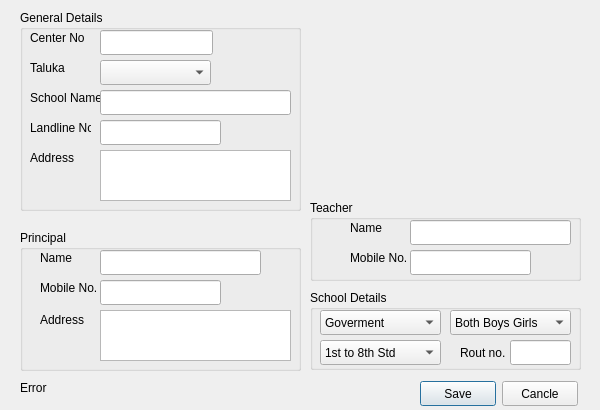
<?xml version="1.0" encoding="UTF-8"?>
<ui version="4.0">
 <class>SchoolDialog</class>
 <widget class="QDialog" name="SchoolDialog">
  <property name="geometry">
   <rect>
    <x>0</x>
    <y>0</y>
    <width>600</width>
    <height>410</height>
   </rect>
  </property>
  <property name="windowTitle">
   <string>Dialog</string>
  </property>
  <widget class="QGroupBox" name="groupBox">
   <property name="geometry">
    <rect>
     <x>20</x>
     <y>230</y>
     <width>281</width>
     <height>141</height>
    </rect>
   </property>
   <property name="title">
    <string>Principal</string>
   </property>
   <widget class="QLineEdit" name="lineEditPrincipal">
    <property name="geometry">
     <rect>
      <x>80</x>
      <y>20</y>
      <width>161</width>
      <height>25</height>
     </rect>
    </property>
    <property name="minimumSize">
     <size>
      <width>0</width>
      <height>25</height>
     </size>
    </property>
   </widget>
   <widget class="QLineEdit" name="lineEditPrincipalMobNo">
    <property name="geometry">
     <rect>
      <x>80</x>
      <y>50</y>
      <width>121</width>
      <height>25</height>
     </rect>
    </property>
    <property name="minimumSize">
     <size>
      <width>0</width>
      <height>25</height>
     </size>
    </property>
   </widget>
   <widget class="QTextEdit" name="textEditPrincipalAddress">
    <property name="geometry">
     <rect>
      <x>80</x>
      <y>80</y>
      <width>191</width>
      <height>51</height>
     </rect>
    </property>
    <property name="tabChangesFocus">
     <bool>true</bool>
    </property>
   </widget>
   <widget class="QLabel" name="label_5">
    <property name="geometry">
     <rect>
      <x>20</x>
      <y>20</y>
      <width>61</width>
      <height>16</height>
     </rect>
    </property>
    <property name="text">
     <string>Name</string>
    </property>
   </widget>
   <widget class="QLabel" name="label_6">
    <property name="geometry">
     <rect>
      <x>20</x>
      <y>50</y>
      <width>61</width>
      <height>16</height>
     </rect>
    </property>
    <property name="text">
     <string>Mobile No.</string>
    </property>
   </widget>
  </widget>
  <widget class="QGroupBox" name="groupBox_2">
   <property name="geometry">
    <rect>
     <x>310</x>
     <y>200</y>
     <width>271</width>
     <height>81</height>
    </rect>
   </property>
   <property name="title">
    <string>Teacher</string>
   </property>
   <widget class="QLineEdit" name="lineEditTeacherMobNo">
    <property name="geometry">
     <rect>
      <x>100</x>
      <y>50</y>
      <width>121</width>
      <height>25</height>
     </rect>
    </property>
    <property name="minimumSize">
     <size>
      <width>0</width>
      <height>25</height>
     </size>
    </property>
   </widget>
   <widget class="QLineEdit" name="lineEditTeacherName">
    <property name="geometry">
     <rect>
      <x>100</x>
      <y>20</y>
      <width>161</width>
      <height>25</height>
     </rect>
    </property>
    <property name="minimumSize">
     <size>
      <width>0</width>
      <height>25</height>
     </size>
    </property>
   </widget>
   <widget class="QLabel" name="label_10">
    <property name="geometry">
     <rect>
      <x>40</x>
      <y>20</y>
      <width>61</width>
      <height>16</height>
     </rect>
    </property>
    <property name="text">
     <string>Name</string>
    </property>
   </widget>
   <widget class="QLabel" name="label_9">
    <property name="geometry">
     <rect>
      <x>40</x>
      <y>50</y>
      <width>61</width>
      <height>16</height>
     </rect>
    </property>
    <property name="text">
     <string>Mobile No.</string>
    </property>
   </widget>
  </widget>
  <widget class="QGroupBox" name="groupBox_3">
   <property name="geometry">
    <rect>
     <x>310</x>
     <y>290</y>
     <width>271</width>
     <height>80</height>
    </rect>
   </property>
   <property name="title">
    <string>School Details</string>
   </property>
   <widget class="QComboBox" name="comboBoxType">
    <property name="geometry">
     <rect>
      <x>10</x>
      <y>20</y>
      <width>121</width>
      <height>25</height>
     </rect>
    </property>
    <property name="minimumSize">
     <size>
      <width>0</width>
      <height>25</height>
     </size>
    </property>
    <item>
     <property name="text">
      <string>Goverment</string>
     </property>
    </item>
    <item>
     <property name="text">
      <string>Grand in Aid</string>
     </property>
    </item>
    <item>
     <property name="text">
      <string>Local body</string>
     </property>
    </item>
   </widget>
   <widget class="QComboBox" name="comboBoxStd">
    <property name="geometry">
     <rect>
      <x>10</x>
      <y>50</y>
      <width>121</width>
      <height>25</height>
     </rect>
    </property>
    <property name="minimumSize">
     <size>
      <width>0</width>
      <height>25</height>
     </size>
    </property>
    <item>
     <property name="text">
      <string>1st to 8th Std</string>
     </property>
    </item>
    <item>
     <property name="text">
      <string>1st to 5th Std</string>
     </property>
    </item>
    <item>
     <property name="text">
      <string>6th to 8th Std</string>
     </property>
    </item>
   </widget>
   <widget class="QComboBox" name="comboBoxGender">
    <property name="geometry">
     <rect>
      <x>140</x>
      <y>20</y>
      <width>121</width>
      <height>25</height>
     </rect>
    </property>
    <property name="minimumSize">
     <size>
      <width>0</width>
      <height>25</height>
     </size>
    </property>
    <item>
     <property name="text">
      <string>Both Boys Girls</string>
     </property>
    </item>
    <item>
     <property name="text">
      <string>Boys</string>
     </property>
    </item>
    <item>
     <property name="text">
      <string>Girls</string>
     </property>
    </item>
   </widget>
   <widget class="QLineEdit" name="lineEditRoutNo">
    <property name="geometry">
     <rect>
      <x>200</x>
      <y>50</y>
      <width>61</width>
      <height>25</height>
     </rect>
    </property>
    <property name="minimumSize">
     <size>
      <width>0</width>
      <height>25</height>
     </size>
    </property>
   </widget>
   <widget class="QLabel" name="labelRoutNo">
    <property name="geometry">
     <rect>
      <x>150</x>
      <y>50</y>
      <width>46</width>
      <height>25</height>
     </rect>
    </property>
    <property name="minimumSize">
     <size>
      <width>0</width>
      <height>25</height>
     </size>
    </property>
    <property name="text">
     <string>Rout no.</string>
    </property>
   </widget>
  </widget>
  <widget class="QLabel" name="label_8">
   <property name="geometry">
    <rect>
     <x>40</x>
     <y>310</y>
     <width>61</width>
     <height>20</height>
    </rect>
   </property>
   <property name="text">
    <string>Address</string>
   </property>
  </widget>
  <widget class="QWidget" name="layoutWidget">
   <property name="geometry">
    <rect>
     <x>420</x>
     <y>380</y>
     <width>158</width>
     <height>27</height>
    </rect>
   </property>
   <layout class="QHBoxLayout" name="horizontalLayout">
    <item>
     <widget class="QPushButton" name="pushButtonSave">
      <property name="minimumSize">
       <size>
        <width>0</width>
        <height>25</height>
       </size>
      </property>
      <property name="text">
       <string>Save</string>
      </property>
     </widget>
    </item>
    <item>
     <widget class="QPushButton" name="pushButtonCancle">
      <property name="minimumSize">
       <size>
        <width>0</width>
        <height>25</height>
       </size>
      </property>
      <property name="text">
       <string>Cancle</string>
      </property>
     </widget>
    </item>
   </layout>
  </widget>
  <widget class="QLabel" name="labelError">
   <property name="geometry">
    <rect>
     <x>20</x>
     <y>380</y>
     <width>201</width>
     <height>16</height>
    </rect>
   </property>
   <property name="text">
    <string>Error</string>
   </property>
  </widget>
  <widget class="QGroupBox" name="groupBoxGeneralDetails">
   <property name="geometry">
    <rect>
     <x>20</x>
     <y>10</y>
     <width>281</width>
     <height>201</height>
    </rect>
   </property>
   <property name="title">
    <string>General Details</string>
   </property>
   <widget class="QLabel" name="label">
    <property name="geometry">
     <rect>
      <x>10</x>
      <y>20</y>
      <width>71</width>
      <height>16</height>
     </rect>
    </property>
    <property name="text">
     <string>Center No</string>
    </property>
   </widget>
   <widget class="QLabel" name="label_2">
    <property name="geometry">
     <rect>
      <x>10</x>
      <y>50</y>
      <width>71</width>
      <height>16</height>
     </rect>
    </property>
    <property name="text">
     <string>Taluka</string>
    </property>
   </widget>
   <widget class="QLineEdit" name="lineEditCenterNo">
    <property name="geometry">
     <rect>
      <x>80</x>
      <y>20</y>
      <width>113</width>
      <height>25</height>
     </rect>
    </property>
    <property name="minimumSize">
     <size>
      <width>0</width>
      <height>25</height>
     </size>
    </property>
   </widget>
   <widget class="QLabel" name="label_4">
    <property name="geometry">
     <rect>
      <x>10</x>
      <y>140</y>
      <width>71</width>
      <height>16</height>
     </rect>
    </property>
    <property name="text">
     <string>Address</string>
    </property>
   </widget>
   <widget class="QLabel" name="label_3">
    <property name="geometry">
     <rect>
      <x>10</x>
      <y>80</y>
      <width>71</width>
      <height>16</height>
     </rect>
    </property>
    <property name="text">
     <string>School Name</string>
    </property>
   </widget>
   <widget class="QLineEdit" name="lineEditSchoolName">
    <property name="geometry">
     <rect>
      <x>80</x>
      <y>80</y>
      <width>191</width>
      <height>25</height>
     </rect>
    </property>
    <property name="minimumSize">
     <size>
      <width>0</width>
      <height>25</height>
     </size>
    </property>
   </widget>
   <widget class="QComboBox" name="comboBoxTaluka">
    <property name="geometry">
     <rect>
      <x>80</x>
      <y>50</y>
      <width>111</width>
      <height>25</height>
     </rect>
    </property>
    <property name="minimumSize">
     <size>
      <width>0</width>
      <height>25</height>
     </size>
    </property>
   </widget>
   <widget class="QTextEdit" name="textEditSchoolAddress">
    <property name="geometry">
     <rect>
      <x>80</x>
      <y>140</y>
      <width>191</width>
      <height>51</height>
     </rect>
    </property>
    <property name="tabChangesFocus">
     <bool>true</bool>
    </property>
   </widget>
  </widget>
  <widget class="QLabel" name="label_7">
   <property name="geometry">
    <rect>
     <x>30</x>
     <y>120</y>
     <width>61</width>
     <height>16</height>
    </rect>
   </property>
   <property name="text">
    <string>Landline No.</string>
   </property>
  </widget>
  <widget class="QLineEdit" name="lineEditPrincipalLandNo">
   <property name="geometry">
    <rect>
     <x>100</x>
     <y>120</y>
     <width>121</width>
     <height>25</height>
    </rect>
   </property>
   <property name="minimumSize">
    <size>
     <width>0</width>
     <height>25</height>
    </size>
   </property>
  </widget>
 </widget>
 <tabstops>
  <tabstop>lineEditCenterNo</tabstop>
  <tabstop>comboBoxTaluka</tabstop>
  <tabstop>lineEditSchoolName</tabstop>
  <tabstop>lineEditPrincipalLandNo</tabstop>
  <tabstop>textEditSchoolAddress</tabstop>
  <tabstop>lineEditPrincipal</tabstop>
  <tabstop>lineEditPrincipalMobNo</tabstop>
  <tabstop>textEditPrincipalAddress</tabstop>
  <tabstop>lineEditTeacherName</tabstop>
  <tabstop>lineEditTeacherMobNo</tabstop>
  <tabstop>comboBoxType</tabstop>
  <tabstop>comboBoxStd</tabstop>
  <tabstop>comboBoxGender</tabstop>
  <tabstop>lineEditRoutNo</tabstop>
  <tabstop>pushButtonSave</tabstop>
  <tabstop>pushButtonCancle</tabstop>
 </tabstops>
 <resources/>
 <connections/>
</ui>
